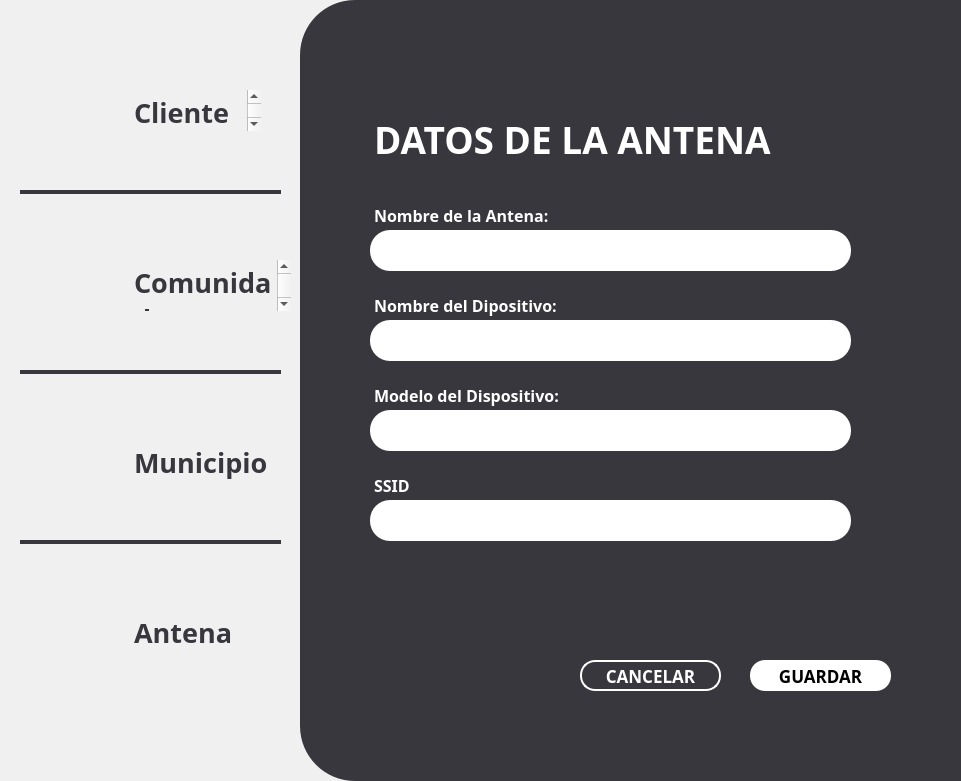
  <widget class="QFrame" name="frame_white">
   <property name="geometry">
    <rect>
     <x>340</x>
     <y>0</y>
     <width>961</width>
     <height>781</height>
    </rect>
   </property>
   <property name="styleSheet">
    <string notr="true">QFrame {
    border: none;       /* Color y grosor del borde */
    border-radius: 55px;          /* Radio de las esquinas */
    background-color: #f0f0f0;    /* Color de fondo */
    margin: 0px;                  /* Margen externo a 0 */
    padding: 0px;                 /* Espaciado interno a 0 */
}

</string>
   </property>
   <property name="frameShape">
    <enum>QFrame::StyledPanel</enum>
   </property>
   <property name="frameShadow">
    <enum>QFrame::Raised</enum>
   </property>
   <widget class="QFrame" name="frame_white_grey">
    <property name="geometry">
     <rect>
      <x>300</x>
      <y>0</y>
      <width>961</width>
      <height>781</height>
     </rect>
    </property>
    <property name="styleSheet">
     <string notr="true">QFrame {
    border: none;       /* Color y grosor del borde */
    border-radius: 55px;          /* Radio de las esquinas */
    background-color: #37373d;    /* Color de fondo */
    margin: 0px;                  /* Margen externo a 0 */
    padding: 0px;                 /* Espaciado interno a 0 */
}

</string>
    </property>
    <property name="frameShape">
     <enum>QFrame::StyledPanel</enum>
    </property>
    <property name="frameShadow">
     <enum>QFrame::Raised</enum>
    </property>
    <widget class="QPushButton" name="GuardarButton">
     <property name="geometry">
      <rect>
       <x>450</x>
       <y>660</y>
       <width>141</width>
       <height>31</height>
      </rect>
     </property>
     <property name="font">
      <font>
       <family>Montserrat</family>
       <pointsize>13</pointsize>
       <weight>75</weight>
       <bold>true</bold>
      </font>
     </property>
     <property name="styleSheet">
      <string notr="true">QPushButton{
		background: #FFFFFF; 
		 border-radius: 15px; 
}</string>
     </property>
     <property name="text">
      <string>GUARDAR</string>
     </property>
    </widget>
    <widget class="QPushButton" name="CancelarButton">
     <property name="geometry">
      <rect>
       <x>280</x>
       <y>660</y>
       <width>141</width>
       <height>31</height>
      </rect>
     </property>
     <property name="font">
      <font>
       <family>Montserrat</family>
       <pointsize>13</pointsize>
       <weight>75</weight>
       <bold>true</bold>
      </font>
     </property>
     <property name="styleSheet">
      <string notr="true">QPushButton{
		color: #FFFFFF;
		background: transparent; 
		 border-radius: 15px; 
		border: 2px solid #ffffff;
}</string>
     </property>
     <property name="text">
      <string>CANCELAR</string>
     </property>
    </widget>
    <widget class="QTextBrowser" name="NombreAntenaHolder">
     <property name="geometry">
      <rect>
       <x>70</x>
       <y>230</y>
       <width>481</width>
       <height>41</height>
      </rect>
     </property>
     <property name="sizePolicy">
      <sizepolicy hsizetype="Expanding" vsizetype="Expanding">
       <horstretch>0</horstretch>
       <verstretch>0</verstretch>
      </sizepolicy>
     </property>
     <property name="font">
      <font>
       <family>Montserrat</family>
       <pointsize>5</pointsize>
      </font>
     </property>
     <property name="toolTipDuration">
      <number>-1</number>
     </property>
     <property name="autoFillBackground">
      <bool>false</bool>
     </property>
     <property name="styleSheet">
      <string notr="true">QTextBrowser {
    background: #ffffff;  /* Quitar el fondo */
	color:#FFFFFF;
    border: none;             /* Quitar el borde */
	margin: 0;                /* Eliminar márgenes */
		 border-radius: 20px; 
}</string>
     </property>
     <property name="html">
      <string>&lt;!DOCTYPE HTML PUBLIC &quot;-//W3C//DTD HTML 4.0//EN&quot; &quot;http://www.w3.org/TR/REC-html40/strict.dtd&quot;&gt;
&lt;html&gt;&lt;head&gt;&lt;meta name=&quot;qrichtext&quot; content=&quot;1&quot; /&gt;&lt;style type=&quot;text/css&quot;&gt;
p, li { white-space: pre-wrap; }
&lt;/style&gt;&lt;/head&gt;&lt;body style=&quot; font-family:'Montserrat'; font-size:5pt; font-weight:400; font-style:normal;&quot;&gt;
&lt;p style=&quot;-qt-paragraph-type:empty; margin-top:0px; margin-bottom:0px; margin-left:0px; margin-right:0px; -qt-block-indent:0; text-indent:0px;&quot;&gt;&lt;br /&gt;&lt;/p&gt;&lt;/body&gt;&lt;/html&gt;</string>
     </property>
    </widget>
    <widget class="QTextBrowser" name="ModeloText">
     <property name="geometry">
      <rect>
       <x>70</x>
       <y>380</y>
       <width>261</width>
       <height>31</height>
      </rect>
     </property>
     <property name="sizePolicy">
      <sizepolicy hsizetype="Expanding" vsizetype="Expanding">
       <horstretch>0</horstretch>
       <verstretch>0</verstretch>
      </sizepolicy>
     </property>
     <property name="font">
      <font>
       <family>Montserrat</family>
       <pointsize>5</pointsize>
      </font>
     </property>
     <property name="toolTipDuration">
      <number>-1</number>
     </property>
     <property name="autoFillBackground">
      <bool>false</bool>
     </property>
     <property name="styleSheet">
      <string notr="true">QTextBrowser {
    background: transparent;  /* Quitar el fondo */
	color:#FFFFFF;
    border: none;             /* Quitar el borde */
	margin: 0;                /* Eliminar márgenes */
}</string>
     </property>
     <property name="html">
      <string>&lt;!DOCTYPE HTML PUBLIC &quot;-//W3C//DTD HTML 4.0//EN&quot; &quot;http://www.w3.org/TR/REC-html40/strict.dtd&quot;&gt;
&lt;html&gt;&lt;head&gt;&lt;meta name=&quot;qrichtext&quot; content=&quot;1&quot; /&gt;&lt;style type=&quot;text/css&quot;&gt;
p, li { white-space: pre-wrap; }
&lt;/style&gt;&lt;/head&gt;&lt;body style=&quot; font-family:'Montserrat'; font-size:5pt; font-weight:400; font-style:normal;&quot;&gt;
&lt;p style=&quot; margin-top:0px; margin-bottom:0px; margin-left:0px; margin-right:0px; -qt-block-indent:0; text-indent:0px;&quot;&gt;&lt;span style=&quot; font-size:12pt; font-weight:600;&quot;&gt;Modelo del Dispositivo:&lt;/span&gt;&lt;/p&gt;&lt;/body&gt;&lt;/html&gt;</string>
     </property>
    </widget>
    <widget class="QTextBrowser" name="SSIDHolder">
     <property name="geometry">
      <rect>
       <x>70</x>
       <y>500</y>
       <width>481</width>
       <height>41</height>
      </rect>
     </property>
     <property name="sizePolicy">
      <sizepolicy hsizetype="Expanding" vsizetype="Expanding">
       <horstretch>0</horstretch>
       <verstretch>0</verstretch>
      </sizepolicy>
     </property>
     <property name="font">
      <font>
       <family>Montserrat</family>
       <pointsize>5</pointsize>
      </font>
     </property>
     <property name="toolTipDuration">
      <number>-1</number>
     </property>
     <property name="autoFillBackground">
      <bool>false</bool>
     </property>
     <property name="styleSheet">
      <string notr="true">QTextBrowser {
    background: #ffffff;  /* Quitar el fondo */
	color:#FFFFFF;
    border: none;             /* Quitar el borde */
	margin: 0;                /* Eliminar márgenes */
		 border-radius: 20px; 
}</string>
     </property>
     <property name="html">
      <string>&lt;!DOCTYPE HTML PUBLIC &quot;-//W3C//DTD HTML 4.0//EN&quot; &quot;http://www.w3.org/TR/REC-html40/strict.dtd&quot;&gt;
&lt;html&gt;&lt;head&gt;&lt;meta name=&quot;qrichtext&quot; content=&quot;1&quot; /&gt;&lt;style type=&quot;text/css&quot;&gt;
p, li { white-space: pre-wrap; }
&lt;/style&gt;&lt;/head&gt;&lt;body style=&quot; font-family:'Montserrat'; font-size:5pt; font-weight:400; font-style:normal;&quot;&gt;
&lt;p style=&quot; margin-top:0px; margin-bottom:0px; margin-left:0px; margin-right:0px; -qt-block-indent:0; text-indent:0px;&quot;&gt;&lt;span style=&quot; font-size:12pt; font-weight:600;&quot;&gt;Nombre del Dipositivo:&lt;/span&gt;&lt;/p&gt;&lt;/body&gt;&lt;/html&gt;</string>
     </property>
    </widget>
    <widget class="QTextBrowser" name="NombreAText">
     <property name="geometry">
      <rect>
       <x>70</x>
       <y>200</y>
       <width>211</width>
       <height>31</height>
      </rect>
     </property>
     <property name="sizePolicy">
      <sizepolicy hsizetype="Expanding" vsizetype="Expanding">
       <horstretch>0</horstretch>
       <verstretch>0</verstretch>
      </sizepolicy>
     </property>
     <property name="font">
      <font>
       <family>Montserrat</family>
       <pointsize>5</pointsize>
      </font>
     </property>
     <property name="toolTipDuration">
      <number>-1</number>
     </property>
     <property name="autoFillBackground">
      <bool>false</bool>
     </property>
     <property name="styleSheet">
      <string notr="true">QTextBrowser {
    background: transparent;  /* Quitar el fondo */
	color:#FFFFFF;
    border: none;             /* Quitar el borde */
	margin: 0;                /* Eliminar márgenes */
}</string>
     </property>
     <property name="html">
      <string>&lt;!DOCTYPE HTML PUBLIC &quot;-//W3C//DTD HTML 4.0//EN&quot; &quot;http://www.w3.org/TR/REC-html40/strict.dtd&quot;&gt;
&lt;html&gt;&lt;head&gt;&lt;meta name=&quot;qrichtext&quot; content=&quot;1&quot; /&gt;&lt;style type=&quot;text/css&quot;&gt;
p, li { white-space: pre-wrap; }
&lt;/style&gt;&lt;/head&gt;&lt;body style=&quot; font-family:'Montserrat'; font-size:5pt; font-weight:400; font-style:normal;&quot;&gt;
&lt;p style=&quot; margin-top:0px; margin-bottom:0px; margin-left:0px; margin-right:0px; -qt-block-indent:0; text-indent:0px;&quot;&gt;&lt;span style=&quot; font-size:12pt; font-weight:600;&quot;&gt;Nombre de la Antena:&lt;/span&gt;&lt;/p&gt;&lt;/body&gt;&lt;/html&gt;</string>
     </property>
    </widget>
    <widget class="QTextBrowser" name="ModeloDispositivoHolder">
     <property name="geometry">
      <rect>
       <x>70</x>
       <y>410</y>
       <width>481</width>
       <height>41</height>
      </rect>
     </property>
     <property name="sizePolicy">
      <sizepolicy hsizetype="Expanding" vsizetype="Expanding">
       <horstretch>0</horstretch>
       <verstretch>0</verstretch>
      </sizepolicy>
     </property>
     <property name="font">
      <font>
       <family>Montserrat</family>
       <pointsize>5</pointsize>
      </font>
     </property>
     <property name="toolTipDuration">
      <number>-1</number>
     </property>
     <property name="autoFillBackground">
      <bool>false</bool>
     </property>
     <property name="styleSheet">
      <string notr="true">QTextBrowser {
    background: #ffffff;  /* Quitar el fondo */
	color:#FFFFFF;
    border: none;             /* Quitar el borde */
	margin: 0;                /* Eliminar márgenes */
		 border-radius: 20px; 
}</string>
     </property>
     <property name="html">
      <string>&lt;!DOCTYPE HTML PUBLIC &quot;-//W3C//DTD HTML 4.0//EN&quot; &quot;http://www.w3.org/TR/REC-html40/strict.dtd&quot;&gt;
&lt;html&gt;&lt;head&gt;&lt;meta name=&quot;qrichtext&quot; content=&quot;1&quot; /&gt;&lt;style type=&quot;text/css&quot;&gt;
p, li { white-space: pre-wrap; }
&lt;/style&gt;&lt;/head&gt;&lt;body style=&quot; font-family:'Montserrat'; font-size:5pt; font-weight:400; font-style:normal;&quot;&gt;
&lt;p style=&quot;-qt-paragraph-type:empty; margin-top:0px; margin-bottom:0px; margin-left:0px; margin-right:0px; -qt-block-indent:0; text-indent:0px;&quot;&gt;&lt;br /&gt;&lt;/p&gt;&lt;/body&gt;&lt;/html&gt;</string>
     </property>
    </widget>
    <widget class="QTextBrowser" name="NombreDText_2">
     <property name="geometry">
      <rect>
       <x>70</x>
       <y>470</y>
       <width>231</width>
       <height>31</height>
      </rect>
     </property>
     <property name="sizePolicy">
      <sizepolicy hsizetype="Expanding" vsizetype="Expanding">
       <horstretch>0</horstretch>
       <verstretch>0</verstretch>
      </sizepolicy>
     </property>
     <property name="font">
      <font>
       <family>Montserrat</family>
       <pointsize>5</pointsize>
      </font>
     </property>
     <property name="toolTipDuration">
      <number>-1</number>
     </property>
     <property name="autoFillBackground">
      <bool>false</bool>
     </property>
     <property name="styleSheet">
      <string notr="true">QTextBrowser {
    background: transparent;  /* Quitar el fondo */
	color:#FFFFFF;
    border: none;             /* Quitar el borde */
	margin: 0;                /* Eliminar márgenes */
}</string>
     </property>
     <property name="html">
      <string>&lt;!DOCTYPE HTML PUBLIC &quot;-//W3C//DTD HTML 4.0//EN&quot; &quot;http://www.w3.org/TR/REC-html40/strict.dtd&quot;&gt;
&lt;html&gt;&lt;head&gt;&lt;meta name=&quot;qrichtext&quot; content=&quot;1&quot; /&gt;&lt;style type=&quot;text/css&quot;&gt;
p, li { white-space: pre-wrap; }
&lt;/style&gt;&lt;/head&gt;&lt;body style=&quot; font-family:'Montserrat'; font-size:5pt; font-weight:400; font-style:normal;&quot;&gt;
&lt;p style=&quot; margin-top:0px; margin-bottom:0px; margin-left:0px; margin-right:0px; -qt-block-indent:0; text-indent:0px;&quot;&gt;&lt;span style=&quot; font-size:12pt; font-weight:600;&quot;&gt;SSID&lt;/span&gt;&lt;/p&gt;&lt;/body&gt;&lt;/html&gt;</string>
     </property>
    </widget>
    <widget class="QTextBrowser" name="NombreDText">
     <property name="geometry">
      <rect>
       <x>70</x>
       <y>290</y>
       <width>231</width>
       <height>31</height>
      </rect>
     </property>
     <property name="sizePolicy">
      <sizepolicy hsizetype="Expanding" vsizetype="Expanding">
       <horstretch>0</horstretch>
       <verstretch>0</verstretch>
      </sizepolicy>
     </property>
     <property name="font">
      <font>
       <family>Montserrat</family>
       <pointsize>5</pointsize>
      </font>
     </property>
     <property name="toolTipDuration">
      <number>-1</number>
     </property>
     <property name="autoFillBackground">
      <bool>false</bool>
     </property>
     <property name="styleSheet">
      <string notr="true">QTextBrowser {
    background: transparent;  /* Quitar el fondo */
	color:#FFFFFF;
    border: none;             /* Quitar el borde */
	margin: 0;                /* Eliminar márgenes */
}</string>
     </property>
     <property name="html">
      <string>&lt;!DOCTYPE HTML PUBLIC &quot;-//W3C//DTD HTML 4.0//EN&quot; &quot;http://www.w3.org/TR/REC-html40/strict.dtd&quot;&gt;
&lt;html&gt;&lt;head&gt;&lt;meta name=&quot;qrichtext&quot; content=&quot;1&quot; /&gt;&lt;style type=&quot;text/css&quot;&gt;
p, li { white-space: pre-wrap; }
&lt;/style&gt;&lt;/head&gt;&lt;body style=&quot; font-family:'Montserrat'; font-size:5pt; font-weight:400; font-style:normal;&quot;&gt;
&lt;p style=&quot; margin-top:0px; margin-bottom:0px; margin-left:0px; margin-right:0px; -qt-block-indent:0; text-indent:0px;&quot;&gt;&lt;span style=&quot; font-size:12pt; font-weight:600;&quot;&gt;Nombre del Dipositivo:&lt;/span&gt;&lt;/p&gt;&lt;/body&gt;&lt;/html&gt;</string>
     </property>
    </widget>
    <widget class="QTextBrowser" name="NombreDispositivoHolder">
     <property name="geometry">
      <rect>
       <x>70</x>
       <y>320</y>
       <width>481</width>
       <height>41</height>
      </rect>
     </property>
     <property name="sizePolicy">
      <sizepolicy hsizetype="Expanding" vsizetype="Expanding">
       <horstretch>0</horstretch>
       <verstretch>0</verstretch>
      </sizepolicy>
     </property>
     <property name="font">
      <font>
       <family>Montserrat</family>
       <pointsize>5</pointsize>
      </font>
     </property>
     <property name="toolTipDuration">
      <number>-1</number>
     </property>
     <property name="autoFillBackground">
      <bool>false</bool>
     </property>
     <property name="styleSheet">
      <string notr="true">QTextBrowser {
    background: #ffffff;  /* Quitar el fondo */
	color:#FFFFFF;
    border: none;             /* Quitar el borde */
	margin: 0;                /* Eliminar márgenes */
		 border-radius: 20px; 
}</string>
     </property>
     <property name="html">
      <string>&lt;!DOCTYPE HTML PUBLIC &quot;-//W3C//DTD HTML 4.0//EN&quot; &quot;http://www.w3.org/TR/REC-html40/strict.dtd&quot;&gt;
&lt;html&gt;&lt;head&gt;&lt;meta name=&quot;qrichtext&quot; content=&quot;1&quot; /&gt;&lt;style type=&quot;text/css&quot;&gt;
p, li { white-space: pre-wrap; }
&lt;/style&gt;&lt;/head&gt;&lt;body style=&quot; font-family:'Montserrat'; font-size:5pt; font-weight:400; font-style:normal;&quot;&gt;
&lt;p style=&quot; margin-top:0px; margin-bottom:0px; margin-left:0px; margin-right:0px; -qt-block-indent:0; text-indent:0px;&quot;&gt;&lt;span style=&quot; font-size:12pt; font-weight:600;&quot;&gt;Nombre del Dipositivo:&lt;/span&gt;&lt;/p&gt;&lt;/body&gt;&lt;/html&gt;</string>
     </property>
    </widget>
    <widget class="QTextBrowser" name="NombreAText_2">
     <property name="geometry">
      <rect>
       <x>70</x>
       <y>110</y>
       <width>491</width>
       <height>61</height>
      </rect>
     </property>
     <property name="sizePolicy">
      <sizepolicy hsizetype="Expanding" vsizetype="Expanding">
       <horstretch>0</horstretch>
       <verstretch>0</verstretch>
      </sizepolicy>
     </property>
     <property name="font">
      <font>
       <family>Montserrat</family>
       <pointsize>5</pointsize>
      </font>
     </property>
     <property name="toolTipDuration">
      <number>-1</number>
     </property>
     <property name="autoFillBackground">
      <bool>false</bool>
     </property>
     <property name="styleSheet">
      <string notr="true">QTextBrowser {
    background: transparent;  /* Quitar el fondo */
	color:#FFFFFF;
    border: none;             /* Quitar el borde */
	margin: 0;                /* Eliminar márgenes */
}</string>
     </property>
     <property name="html">
      <string>&lt;!DOCTYPE HTML PUBLIC &quot;-//W3C//DTD HTML 4.0//EN&quot; &quot;http://www.w3.org/TR/REC-html40/strict.dtd&quot;&gt;
&lt;html&gt;&lt;head&gt;&lt;meta name=&quot;qrichtext&quot; content=&quot;1&quot; /&gt;&lt;style type=&quot;text/css&quot;&gt;
p, li { white-space: pre-wrap; }
&lt;/style&gt;&lt;/head&gt;&lt;body style=&quot; font-family:'Montserrat'; font-size:5pt; font-weight:400; font-style:normal;&quot;&gt;
&lt;p style=&quot; margin-top:0px; margin-bottom:0px; margin-left:0px; margin-right:0px; -qt-block-indent:0; text-indent:0px;&quot;&gt;&lt;span style=&quot; font-size:28pt; font-weight:600;&quot;&gt;DATOS DE LA ANTENA&lt;/span&gt;&lt;/p&gt;&lt;/body&gt;&lt;/html&gt;</string>
     </property>
    </widget>
   </widget>
   <widget class="QLabel" name="cliente">
    <property name="geometry">
     <rect>
      <x>30</x>
      <y>70</y>
      <width>81</width>
      <height>81</height>
     </rect>
    </property>
    <property name="text">
     <string/>
    </property>
    <property name="pixmap">
     <pixmap>../assets/Profile.png</pixmap>
    </property>
    <property name="scaledContents">
     <bool>true</bool>
    </property>
   </widget>
   <widget class="QLabel" name="comunidad">
    <property name="geometry">
     <rect>
      <x>20</x>
      <y>250</y>
      <width>91</width>
      <height>61</height>
     </rect>
    </property>
    <property name="text">
     <string/>
    </property>
    <property name="pixmap">
     <pixmap>../assets/Comunidad.png</pixmap>
    </property>
    <property name="scaledContents">
     <bool>true</bool>
    </property>
   </widget>
   <widget class="QTextBrowser" name="ClienteText">
    <property name="geometry">
     <rect>
      <x>130</x>
      <y>90</y>
      <width>131</width>
      <height>41</height>
     </rect>
    </property>
    <property name="sizePolicy">
     <sizepolicy hsizetype="Expanding" vsizetype="Expanding">
      <horstretch>0</horstretch>
      <verstretch>0</verstretch>
     </sizepolicy>
    </property>
    <property name="font">
     <font>
      <family>Montserrat</family>
     </font>
    </property>
    <property name="toolTipDuration">
     <number>-1</number>
    </property>
    <property name="autoFillBackground">
     <bool>false</bool>
    </property>
    <property name="styleSheet">
     <string notr="true">QTextBrowser {
    background: transparent;  /* Quitar el fondo */
	color:#37373d;
    border: none;             /* Quitar el borde */
	margin: 0;                /* Eliminar márgenes */
}</string>
    </property>
    <property name="html">
     <string>&lt;!DOCTYPE HTML PUBLIC &quot;-//W3C//DTD HTML 4.0//EN&quot; &quot;http://www.w3.org/TR/REC-html40/strict.dtd&quot;&gt;
&lt;html&gt;&lt;head&gt;&lt;meta name=&quot;qrichtext&quot; content=&quot;1&quot; /&gt;&lt;style type=&quot;text/css&quot;&gt;
p, li { white-space: pre-wrap; }
&lt;/style&gt;&lt;/head&gt;&lt;body style=&quot; font-family:'Montserrat'; font-size:8.25pt; font-weight:400; font-style:normal;&quot;&gt;
&lt;p style=&quot; margin-top:0px; margin-bottom:0px; margin-left:0px; margin-right:0px; -qt-block-indent:0; text-indent:0px;&quot;&gt;&lt;span style=&quot; font-family:'MS Shell Dlg 2'; font-size:20pt; font-weight:600;&quot;&gt;Cliente&lt;/span&gt;&lt;/p&gt;&lt;/body&gt;&lt;/html&gt;</string>
    </property>
   </widget>
   <widget class="QTextBrowser" name="ComunidadText">
    <property name="geometry">
     <rect>
      <x>130</x>
      <y>260</y>
      <width>161</width>
      <height>51</height>
     </rect>
    </property>
    <property name="sizePolicy">
     <sizepolicy hsizetype="Expanding" vsizetype="Expanding">
      <horstretch>0</horstretch>
      <verstretch>0</verstretch>
     </sizepolicy>
    </property>
    <property name="font">
     <font>
      <family>Montserrat</family>
     </font>
    </property>
    <property name="toolTipDuration">
     <number>-1</number>
    </property>
    <property name="autoFillBackground">
     <bool>false</bool>
    </property>
    <property name="styleSheet">
     <string notr="true">QTextBrowser {
    background: transparent;  /* Quitar el fondo */
	color:#37373d;
    border: none;             /* Quitar el borde */
	margin: 0;                /* Eliminar márgenes */
}</string>
    </property>
    <property name="html">
     <string>&lt;!DOCTYPE HTML PUBLIC &quot;-//W3C//DTD HTML 4.0//EN&quot; &quot;http://www.w3.org/TR/REC-html40/strict.dtd&quot;&gt;
&lt;html&gt;&lt;head&gt;&lt;meta name=&quot;qrichtext&quot; content=&quot;1&quot; /&gt;&lt;style type=&quot;text/css&quot;&gt;
p, li { white-space: pre-wrap; }
&lt;/style&gt;&lt;/head&gt;&lt;body style=&quot; font-family:'Montserrat'; font-size:8.25pt; font-weight:400; font-style:normal;&quot;&gt;
&lt;p style=&quot; margin-top:0px; margin-bottom:0px; margin-left:0px; margin-right:0px; -qt-block-indent:0; text-indent:0px;&quot;&gt;&lt;span style=&quot; font-family:'MS Shell Dlg 2'; font-size:20pt; font-weight:600;&quot;&gt;Comunidad&lt;/span&gt;&lt;/p&gt;&lt;/body&gt;&lt;/html&gt;</string>
    </property>
   </widget>
   <widget class="QFrame" name="frame_10">
    <property name="geometry">
     <rect>
      <x>20</x>
      <y>190</y>
      <width>261</width>
      <height>4</height>
     </rect>
    </property>
    <property name="styleSheet">
     <string notr="true">QFrame {
    border: none;       /* Color y grosor del borde */
    background-color: #37373d;    /* Color de fondo */
}

</string>
    </property>
    <property name="frameShape">
     <enum>QFrame::StyledPanel</enum>
    </property>
    <property name="frameShadow">
     <enum>QFrame::Raised</enum>
    </property>
   </widget>
   <widget class="QFrame" name="frame_11">
    <property name="geometry">
     <rect>
      <x>20</x>
      <y>370</y>
      <width>261</width>
      <height>4</height>
     </rect>
    </property>
    <property name="styleSheet">
     <string notr="true">QFrame {
    border: none;       /* Color y grosor del borde */
    background-color: #37373d;    /* Color de fondo */
}

</string>
    </property>
    <property name="frameShape">
     <enum>QFrame::StyledPanel</enum>
    </property>
    <property name="frameShadow">
     <enum>QFrame::Raised</enum>
    </property>
   </widget>
   <widget class="QLabel" name="municipio">
    <property name="geometry">
     <rect>
      <x>30</x>
      <y>420</y>
      <width>71</width>
      <height>81</height>
     </rect>
    </property>
    <property name="text">
     <string/>
    </property>
    <property name="pixmap">
     <pixmap>../assets/Municipio.png</pixmap>
    </property>
    <property name="scaledContents">
     <bool>true</bool>
    </property>
   </widget>
   <widget class="QFrame" name="frame_12">
    <property name="geometry">
     <rect>
      <x>20</x>
      <y>540</y>
      <width>261</width>
      <height>4</height>
     </rect>
    </property>
    <property name="styleSheet">
     <string notr="true">QFrame {
    border: none;       /* Color y grosor del borde */
    background-color: #37373d;    /* Color de fondo */
}

</string>
    </property>
    <property name="frameShape">
     <enum>QFrame::StyledPanel</enum>
    </property>
    <property name="frameShadow">
     <enum>QFrame::Raised</enum>
    </property>
   </widget>
   <widget class="QTextBrowser" name="MunicipioText">
    <property name="geometry">
     <rect>
      <x>130</x>
      <y>440</y>
      <width>161</width>
      <height>51</height>
     </rect>
    </property>
    <property name="sizePolicy">
     <sizepolicy hsizetype="Expanding" vsizetype="Expanding">
      <horstretch>0</horstretch>
      <verstretch>0</verstretch>
     </sizepolicy>
    </property>
    <property name="font">
     <font>
      <family>Montserrat</family>
     </font>
    </property>
    <property name="toolTipDuration">
     <number>-1</number>
    </property>
    <property name="autoFillBackground">
     <bool>false</bool>
    </property>
    <property name="styleSheet">
     <string notr="true">QTextBrowser {
    background: transparent;  /* Quitar el fondo */
	color:#37373d;
    border: none;             /* Quitar el borde */
	margin: 0;                /* Eliminar márgenes */
}</string>
    </property>
    <property name="html">
     <string>&lt;!DOCTYPE HTML PUBLIC &quot;-//W3C//DTD HTML 4.0//EN&quot; &quot;http://www.w3.org/TR/REC-html40/strict.dtd&quot;&gt;
&lt;html&gt;&lt;head&gt;&lt;meta name=&quot;qrichtext&quot; content=&quot;1&quot; /&gt;&lt;style type=&quot;text/css&quot;&gt;
p, li { white-space: pre-wrap; }
&lt;/style&gt;&lt;/head&gt;&lt;body style=&quot; font-family:'Montserrat'; font-size:8.25pt; font-weight:400; font-style:normal;&quot;&gt;
&lt;p style=&quot; margin-top:0px; margin-bottom:0px; margin-left:0px; margin-right:0px; -qt-block-indent:0; text-indent:0px;&quot;&gt;&lt;span style=&quot; font-family:'MS Shell Dlg 2'; font-size:20pt; font-weight:600;&quot;&gt;Municipio&lt;/span&gt;&lt;/p&gt;&lt;/body&gt;&lt;/html&gt;</string>
    </property>
   </widget>
   <widget class="QTextBrowser" name="AntenaText">
    <property name="geometry">
     <rect>
      <x>130</x>
      <y>610</y>
      <width>161</width>
      <height>51</height>
     </rect>
    </property>
    <property name="sizePolicy">
     <sizepolicy hsizetype="Expanding" vsizetype="Expanding">
      <horstretch>0</horstretch>
      <verstretch>0</verstretch>
     </sizepolicy>
    </property>
    <property name="font">
     <font>
      <family>Montserrat</family>
     </font>
    </property>
    <property name="toolTipDuration">
     <number>-1</number>
    </property>
    <property name="autoFillBackground">
     <bool>false</bool>
    </property>
    <property name="styleSheet">
     <string notr="true">QTextBrowser {
    background: transparent;  /* Quitar el fondo */
	color:#37373d;
    border: none;             /* Quitar el borde */
	margin: 0;                /* Eliminar márgenes */
}</string>
    </property>
    <property name="html">
     <string>&lt;!DOCTYPE HTML PUBLIC &quot;-//W3C//DTD HTML 4.0//EN&quot; &quot;http://www.w3.org/TR/REC-html40/strict.dtd&quot;&gt;
&lt;html&gt;&lt;head&gt;&lt;meta name=&quot;qrichtext&quot; content=&quot;1&quot; /&gt;&lt;style type=&quot;text/css&quot;&gt;
p, li { white-space: pre-wrap; }
&lt;/style&gt;&lt;/head&gt;&lt;body style=&quot; font-family:'Montserrat'; font-size:8.25pt; font-weight:400; font-style:normal;&quot;&gt;
&lt;p style=&quot; margin-top:0px; margin-bottom:0px; margin-left:0px; margin-right:0px; -qt-block-indent:0; text-indent:0px;&quot;&gt;&lt;span style=&quot; font-family:'MS Shell Dlg 2'; font-size:20pt; font-weight:600;&quot;&gt;Antena&lt;/span&gt;&lt;/p&gt;&lt;/body&gt;&lt;/html&gt;</string>
    </property>
   </widget>
   <widget class="QLabel" name="antena">
    <property name="geometry">
     <rect>
      <x>30</x>
      <y>590</y>
      <width>81</width>
      <height>81</height>
     </rect>
    </property>
    <property name="text">
     <string/>
    </property>
    <property name="pixmap">
     <pixmap>../assets/Antena.png</pixmap>
    </property>
    <property name="scaledContents">
     <bool>true</bool>
    </property>
   </widget>
  </widget>
